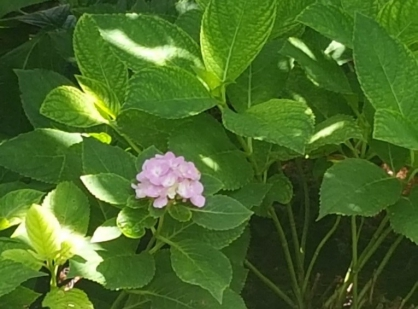
#> input picture 파이썬 개발환경 구축 및 변수와 모듈/img/flower06.jpg, 418 x 309 px; its folder holds 5 pictures in this run
$ jupyter execute --allow-errors '3. PILLOW 모듈사용.ipynb'   (shell and % lines are left out)
#> lines starting #> are read from the running program, lines starting #| are printed output that depends on the picture
## [1] PILLOW 모듈 설치 및 정보확인
- 구글에서, '파이썬 이미지처리 모듈' 검색
- 구글검색, PILLOW pdf
- !pip install PIL 로 모듈 설치
- !pip show PILLOW 로 모듈 정보 확인
-

## 파이썬 이미지 처리 모듈
- PILLOW (가장 쉬움, 이미지 파일로 OPEN)
- OpenCV (파이썬, C 등 여러 언어에서 사용되고, 숫자로 된 array로 open)
    - 비디오 처리, 포토샵에서 사용되는 여러 필터, 얼굴 눈, 코, 입 등 검출
- sk-img (이미지 타입 변형 특화, 전처리특화)

참고 사이트
https://gist.github.com/yunwoong7/e61e9abb419f35d9ade8f95b3cc3e696

[cell 1]
# 인터넷 사이트에서 다운받고 가상환경에 폴더로 압축해제, 모듈 제공 사이트에 가서 wheel 자료 다운받고 wheel 풀기

## [2] PILLOW 모듈 실습
- 구글검색 'pillow pdf' 에서 검색된 k-mooc의 'K-mooc 이미지 처리 pillow.pdf' 참고

[cell 2]
# 지정한 폴더내의 파일리스트보기
# os.listdir과 비교해서 폴더 경로까지 보여줌
# .은 현재 디렉토리
# ..은 전 디렉토리

from glob import glob  # glob 폴더에서 glob.py를 실행
from PIL import Image
from PIL import ImageFilter

fileList = glob('./img/*.jpg')
num = 4
file = fileList[num]

img = Image.open(file)
#> img is the input picture: PIL image 418x309 RGB; mean R, G, B 72.6, 106.4, 38.7
img = img.resize((100, 50))
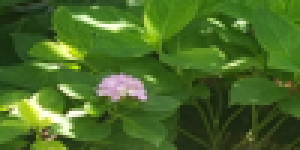
#> img: PIL image 100x50 RGB (shown 3 times larger); mean R, G, B 72.6, 106.4, 38.7
img = img.rotate(90)
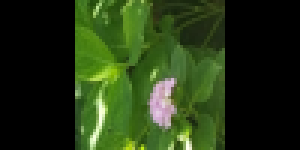
#> img: PIL image 100x50 RGB (shown 3 times larger); mean R, G, B 36.4, 53.9, 20

img.filter(ImageFilter.CONTOUR)
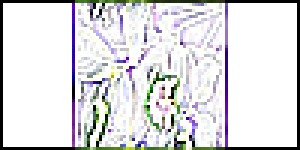
#> Out: PIL image 100x50 RGB (shown 3 times larger); mean R, G, B 221.9, 221.7, 224.5

[cell 3]
########################################
## 'K-mooc 이미지 처리 pillow.pdf 의 4페이지 변형
##  ---  이미지 폴더위치 추가 및 예외처리
## 이미지 열기
## open 파일 없을시 예외처리
########################################
from PIL import Image
try:
    baseFolder='./img/'
    file= baseFolder + "flower01.jpg"
    im = Image.open(file)
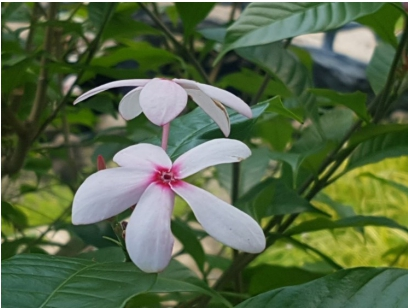
#> input picture 파이썬 개발환경 구축 및 변수와 모듈/img/flower01.jpg, 408 x 308 px
#> im is the input picture: PIL image 408x308 RGB; mean R, G, B 85.7, 104, 70.5

    file=baseFolder+"flower05.jpg"

    im01 = Image.open(file)
    print(im.format, im.size, im.mode)
    print(im01.format, im01.size, im01.mode)

# IOError: 없는 파일을 열었을 때 어떻게 처리하는지 알아보기
except IOError as err:
    print("%s unable to load image"%file)

[cell 4]
########################################
## 이미지 열기
## 'imgList.csv' 파일에 있는 이미지 읽기 자료 리스트 읽기
## open 파일 없을시 예외처리
########################################
def imgOpen(file):
    from PIL import Image
    try:
        baseFolder='./img/'
        file= baseFolder + file
        im = Image.open(file)
        print(im.format, im.size, im.mode)

    # IOError: 없는 파일을 열었을 때 어떻게 처리하는지 알아보기
    except IOError as err:
        print("%s unable to load image"%file)

def prn():
    print('-'*50)

import csv
#> (the rest of this cell did not finish here and is left out)

[cell 5]
from PIL import Image
try:
    im = Image.open("./img/flower01.jpg")
    im.show()
    im.rotate(45).show()
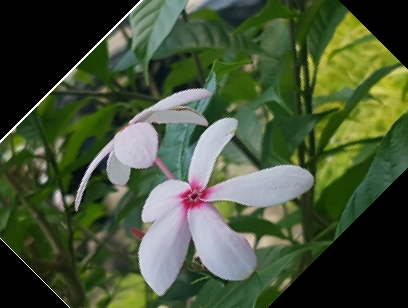
#> shown: PIL image 408x308 RGB; mean R, G, B 69.8, 83.3, 56.1
    im.rotate(90).show()
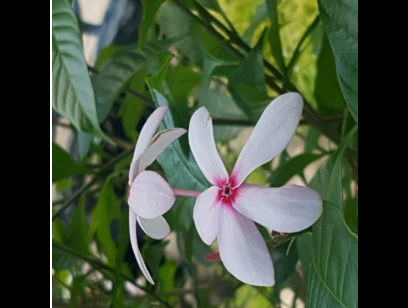
#> shown: PIL image 408x308 RGB; mean R, G, B 66.8, 80.2, 58.9
except IOError as err:
    print("unable to load image")

[cell 6]
from PIL import Image
import matplotlib.pyplot as plt

im = Image.open("./img/flower01.jpg")
im=im.rotate(45)


plt.imshow(im)

[cell 7]
import matplotlib.pyplot as plt
from PIL import Image
try:
    im = Image.open("./img/flower04.jpg")
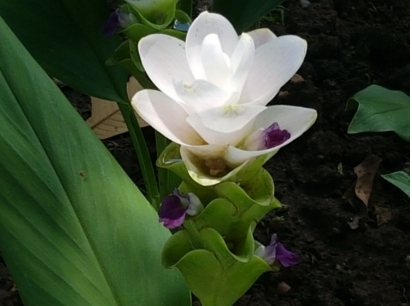
#> input picture 파이썬 개발환경 구축 및 변수와 모듈/img/flower04.jpg, 412 x 306 px
#> im is the input picture: PIL image 412x306 RGB; mean R, G, B 58.6, 72.2, 48.7
    im=im.resize((400,300))
#> im: PIL image 400x300 RGB
    im01 = Image.open("./img/flower06.jpg")
    im01=im01.resize((400,300))
    im_bl=Image.blend(im, im01, 0.5)
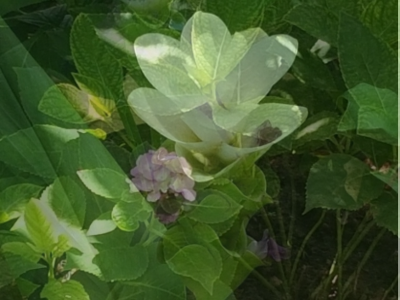
#> im_bl: PIL image 400x300 RGB; mean R, G, B 65.3, 89.1, 43.5

    #plt.imshow(im01)
    plt.imshow(im_bl)
    im_bl.save('im_blend.jpg')

except IOError as err:
    print("unable to load image")
#blend
